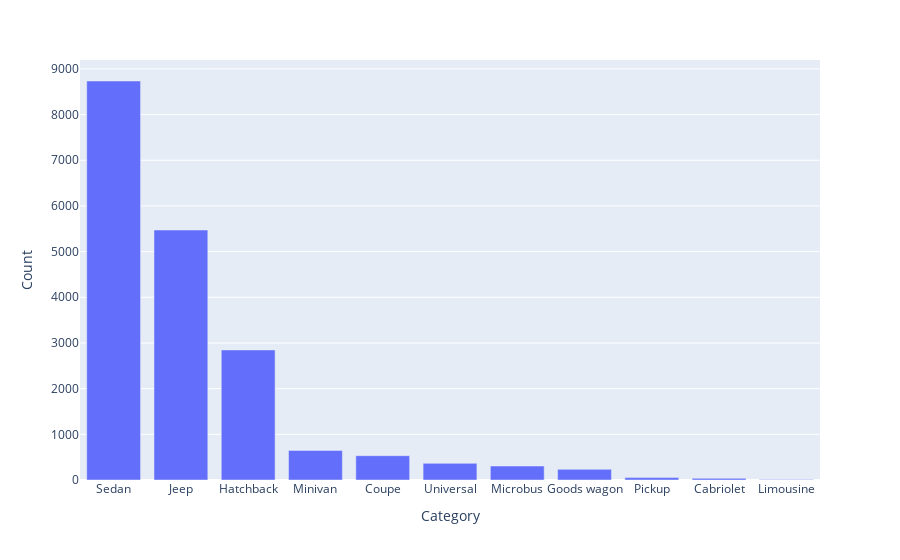

Notebook code cell kept with this figure:
### Code cell
fig = px.bar(dfType, x='Category', y='Count')
fig.show()

### Figure 1 — Plotly figure (JSON) as saved in the notebook; plotly's stock layout.template omitted (floating-point values rounded to 4 significant figures)
{"data": [{"alignmentgroup": "True", "hovertemplate": "Category=%{x}<br>Count=%{y}<extra></extra>", "legendgroup": "", "marker": {"color": "#636efa", "pattern": {"shape": ""}}, "name": "", "offsetgroup": "", "orientation": "v", "showlegend": false, "textposition": "auto", "type": "bar", "x": ["Sedan", "Jeep", "Hatchback", "Minivan", "Coupe", "Universal", "Microbus", "Goods wagon", "Pickup", "Cabriolet", "Limousine"], "xaxis": "x", "y": [8735, 5473, 2847, 647, 532, 364, 306, 233, 52, 36, 11], "yaxis": "y"}], "layout": {"barmode": "relative", "legend": {"tracegroupgap": 0}, "margin": {"t": 60}, "xaxis": {"anchor": "y", "domain": [0, 1], "title": {"text": "Category"}}, "yaxis": {"anchor": "x", "domain": [0, 1], "title": {"text": "Count"}}}}
